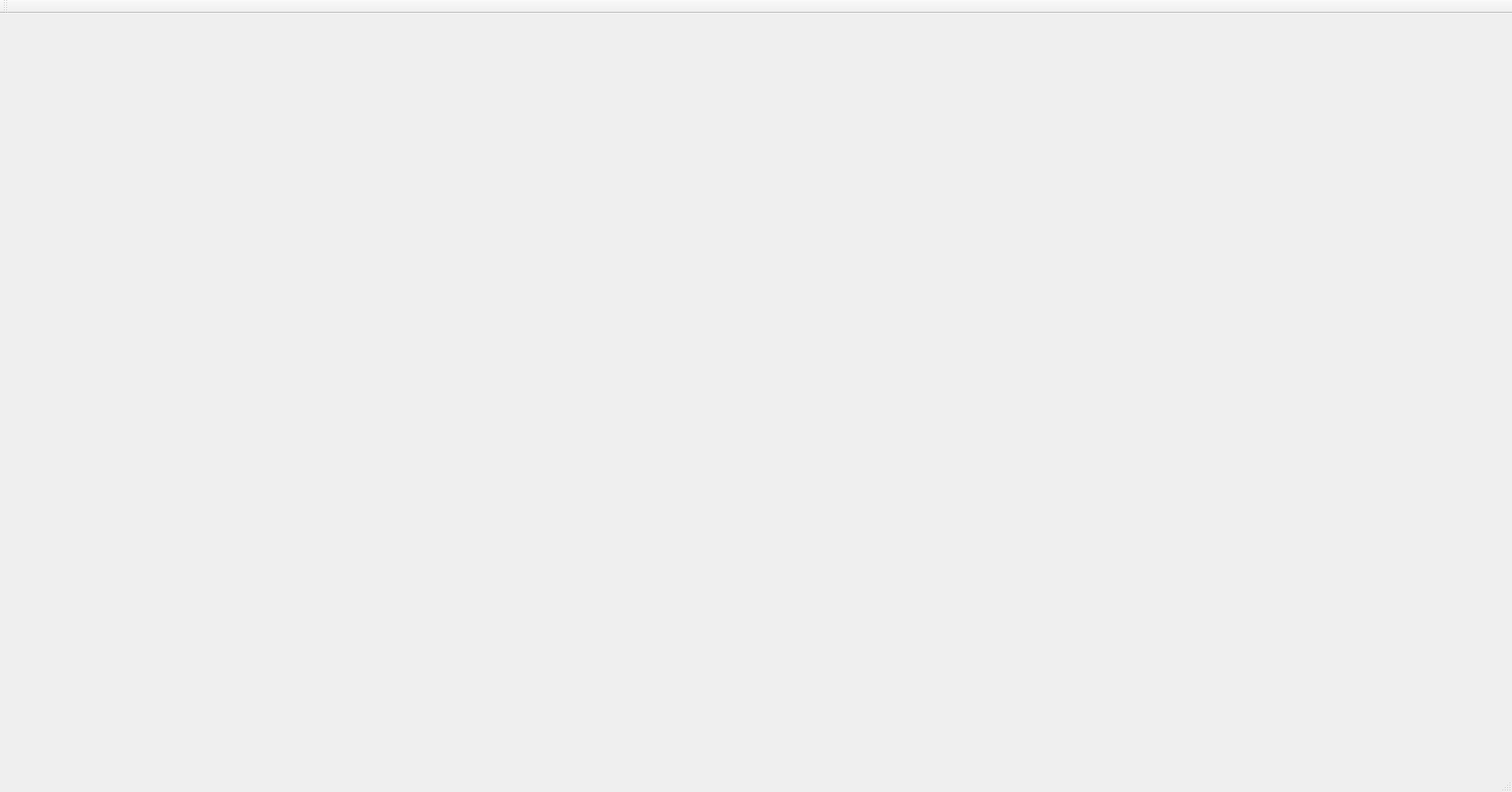
<?xml version="1.0" encoding="UTF-8"?>
<ui version="4.0">
 <class>MainWindow</class>
 <widget class="QMainWindow" name="MainWindow">
  <property name="geometry">
   <rect>
    <x>0</x>
    <y>0</y>
    <width>1910</width>
    <height>1000</height>
   </rect>
  </property>
  <property name="windowTitle">
   <string>MainWindow</string>
  </property>
  <widget class="QWidget" name="centralWidget">
   <widget class="QWidget" name="gridLayoutWidget">
    <property name="geometry">
     <rect>
      <x>20</x>
      <y>0</y>
      <width>1661</width>
      <height>941</height>
     </rect>
    </property>
    <layout class="QGridLayout" name="gridLayout">
     <property name="spacing">
      <number>1</number>
     </property>
    </layout>
   </widget>
  </widget>
  <widget class="QMenuBar" name="menuBar">
   <property name="geometry">
    <rect>
     <x>0</x>
     <y>0</y>
     <width>1910</width>
     <height>23</height>
    </rect>
   </property>
  </widget>
  <widget class="QToolBar" name="mainToolBar">
   <attribute name="toolBarArea">
    <enum>TopToolBarArea</enum>
   </attribute>
   <attribute name="toolBarBreak">
    <bool>false</bool>
   </attribute>
  </widget>
  <widget class="QStatusBar" name="statusBar"/>
 </widget>
 <layoutdefault spacing="6" margin="11"/>
 <resources/>
 <connections/>
</ui>
